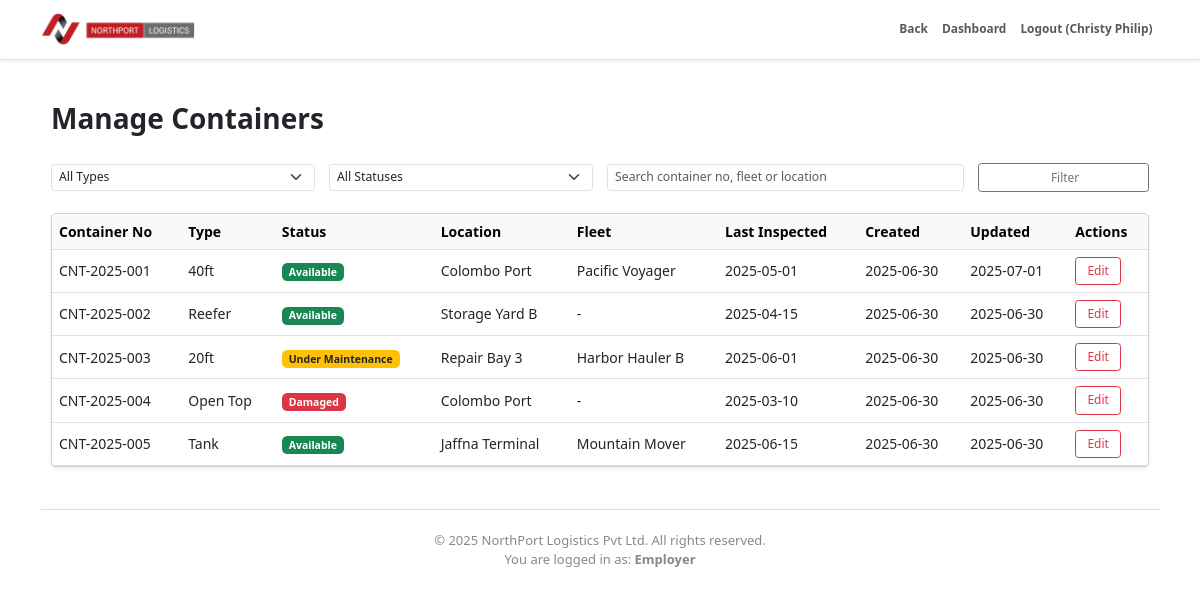
Page /admin/manage_containers.php (signed in) on the committed database.
### tables this page shows
CREATE TABLE `containers` (
  `id` int(11) NOT NULL,
  `container_no` varchar(50) NOT NULL,
  `type` enum('20ft','40ft','Reefer','Open Top','Tank') NOT NULL,
  `status` enum('Available','In Use','Under Maintenance','Damaged') DEFAULT 'Available',
  `location` varchar(100) DEFAULT NULL,
  `assigned_fleet_id` int(11) DEFAULT NULL,
  `last_inspected_at` date DEFAULT NULL,
  `created_at` datetime DEFAULT current_timestamp(),
  `updated_at` datetime DEFAULT current_timestamp() ON UPDATE current_timestamp()
);

CREATE TABLE `fleets` (
  `id` int(11) NOT NULL,
  `fleet_name` varchar(100) NOT NULL,
  `type` enum('Vessel','Truck') NOT NULL,
  `registration_no` varchar(50) DEFAULT NULL,
  `capacity` int(11) DEFAULT NULL,
  `status` enum('Active','Inactive','Under Maintenance') DEFAULT 'Active',
  `created_at` datetime DEFAULT current_timestamp(),
  `updated_at` datetime DEFAULT current_timestamp() ON UPDATE current_timestamp(),
  `manufacturer` varchar(100) DEFAULT NULL,
  `model` varchar(100) DEFAULT NULL,
  `year_built` int(11) DEFAULT NULL,
  `location` varchar(255) DEFAULT NULL,
  `notes` text DEFAULT NULL
);

### admin/manage_containers.php (the view, shortened to what this page needs)
<?php
require_once '../includes/header.php';
$searchQuery = trim($_GET['q'] ?? '');
$params = [];
$sql = "SELECT c.*, f.fleet_name
        FROM containers c
        LEFT JOIN fleets f ON c.assigned_fleet_id = f.id";
$sql .= " ORDER BY c.updated_at DESC";
$stmt = $pdo->prepare($sql);
$stmt->execute($params);
$containers = $stmt->fetchAll();
?>
<div class="container my-5">
  <div class="d-flex justify-content-between align-items-center mb-4">
    <h2 class="fw-bold">Manage Containers</h2>
  </div>
 <form class="row gy-2 gx-3 align-items-center mb-4" method="GET">
  <div class="col-md-3">
    <select class="form-select form-select-sm" name="type">
      <option value="">All Types</option>
    </select>
  </div>
  <div class="col-md-3">
    <select class="form-select form-select-sm" name="status">
      <option value="">All Statuses</option>
    </select>
  </div>
  <div class="col-md-4">
    <input type="text" name="q" class="form-control form-control-sm" placeholder="Search container no, fleet or location" value="<?= htmlspecialchars($searchQuery) ?>">
  </div>
  <div class="col-md-2 d-grid">
    <button class="btn btn-sm btn-outline-secondary" type="submit">
      <i class="bi bi-funnel me-1"></i> Filter
    </button>
  </div>
</form>
  <div class="table-responsive card shadow-sm">
    <table class="table table-hover mb-0 align-middle">
      <thead class="table-light">
        <tr>
          <th>Container No</th>
          <th>Type</th>
          <th>Status</th>
          <th>Location</th>
          <th>Fleet</th>
          <th>Last Inspected</th>
          <th>Created</th>
          <th>Updated</th>
          <th>Actions</th>
        </tr>
      </thead>
      <tbody>
        <?php if (count($containers)): ?>
          <?php foreach ($containers as $c): ?>
            <tr>
              <td><?= htmlspecialchars($c['container_no']) ?></td>
              <td><?= htmlspecialchars($c['type']) ?></td>
              <td>
                <span class="badge
                  <?= $c['status'] === 'Available' ? 'bg-success' : ($c['status'] === 'In Use' ? 'bg-primary' : ($c['status'] === 'Under Maintenance' ? 'bg-warning text-dark' : 'bg-danger')) ?>">
                  <?= htmlspecialchars($c['status']) ?>
                </span>
              </td>
              <td><?= htmlspecialchars($c['location'] ?? '-') ?></td>
              <td><?= htmlspecialchars($c['fleet_name'] ?? '-') ?></td>
              <td><?= $c['last_inspected_at'] ? date('Y-m-d', strtotime($c['last_inspected_at'])) : '-' ?></td>
              <td><?= date('Y-m-d', strtotime($c['created_at'])) ?></td>
              <td><?= date('Y-m-d', strtotime($c['updated_at'])) ?></td>
              <td class="text-nowrap">
                <a href="edit_container.php?id=<?= $c['id'] ?>" class="btn btn-sm btn-outline-danger">Edit</a>
              </td>
            </tr>
          <?php endforeach; ?>
        <?php else: ?>
          <tr>
            <td colspan="9" class="text-center text-muted">No containers found.</td>
          </tr>
        <?php endif; ?>
      </tbody>
    </table>
  </div>
</div>
<?php require_once '../includes/admin_footer.php'; ?>

### includes/header.php (style rules this page uses)
html { font-size: 14px; }

### admin/manage_containers.php (style rules this page uses)
.btn { font-size: 0.85rem; padding: 0.3rem 0.8rem; }

### rows in the picture
containers: container_no "CNT-2025-001", type "40ft", status "Available", location "Colombo Port", fleets.fleet_name "Pacific Voyager", last_inspected_at "2025-05-01", created_at "2025-06-30", updated_at "2025-07-01"
containers: container_no "CNT-2025-002", type "Reefer", status "Available", location "Storage Yard B", fleet_name "-", last_inspected_at "2025-04-15", created_at "2025-06-30", updated_at "2025-06-30"
containers: container_no "CNT-2025-003", type "20ft", status "Under Maintenance", location "Repair Bay 3", fleets.fleet_name "Harbor Hauler B", last_inspected_at "2025-06-01", created_at "2025-06-30", updated_at "2025-06-30"
containers: container_no "CNT-2025-004", type "Open Top", status "Damaged", location "Colombo Port", fleet_name "-", last_inspected_at "2025-03-10", created_at "2025-06-30", updated_at "2025-06-30"
containers: container_no "CNT-2025-005", type "Tank", status "Available", location "Jaffna Terminal", fleets.fleet_name "Mountain Mover", last_inspected_at "2025-06-15", created_at "2025-06-30", updated_at "2025-06-30"

### other values in the picture
safeOutput($username) "Christy Philip"
$userRole "Employer"
